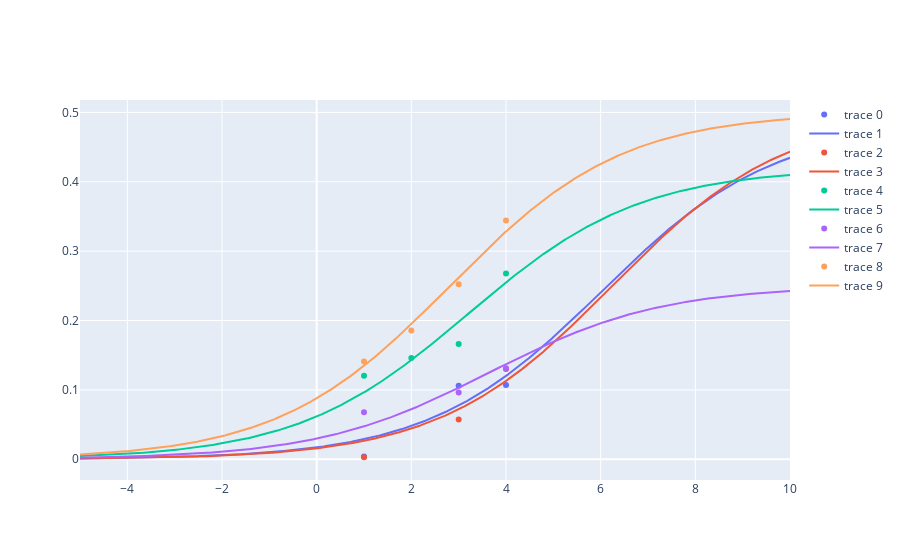

The notebook cell saved with this chart:
### Markdown cell above
## Plot fitted curves

### Code cell
fig=go.Figure()
for i, points in enumerate(zip(x,data)):
    x_line = np.linspace(-5,10,1000)
    y_fit = sigmoid_dataset(out.params, i, x_line)
    fig.add_trace(go.Scatter(x=points[0], y=points[1],mode='markers', line=dict(color=colors[i])))
    
    fig.add_trace(go.Scatter(x=x_line, y=y_fit,mode='lines',line=dict(color=colors[i])))
fig.write_image('/home/elatorre/Desktop/ARCH exploration/TET2_same_fitness_reg.png')
fig

### Figure 1 — Plotly figure (JSON) as saved in the notebook; plotly's stock layout.template omitted (floating-point values rounded to 4 significant figures; data arrays with more than 128 entries replaced by an {"elided": "..."} marker saying what was removed)
{"data": [{"line": {"color": "#636EFA"}, "mode": "markers", "type": "scatter", "x": [1, 3, 4], "y": [0.0041, 0.1061, 0.107]}, {"line": {"color": "#636EFA"}, "mode": "lines", "type": "scatter", "x": {"elided": "1000 float values"}, "y": {"elided": "1000 float values"}}, {"line": {"color": "#EF553B"}, "mode": "markers", "type": "scatter", "x": [1, 3, 4], "y": [0.0029, 0.0573, 0.1301]}, {"line": {"color": "#EF553B"}, "mode": "lines", "type": "scatter", "x": {"elided": "1000 float values"}, "y": {"elided": "1000 float values"}}, {"line": {"color": "#00CC96"}, "mode": "markers", "type": "scatter", "x": [1, 2, 3, 4], "y": [0.1205, 0.1459, 0.1661, 0.2677]}, {"line": {"color": "#00CC96"}, "mode": "lines", "type": "scatter", "x": {"elided": "1000 float values"}, "y": {"elided": "1000 float values"}}, {"line": {"color": "#AB63FA"}, "mode": "markers", "type": "scatter", "x": [1, 3, 4], "y": [0.0676, 0.0962, 0.1312]}, {"line": {"color": "#AB63FA"}, "mode": "lines", "type": "scatter", "x": {"elided": "1000 float values"}, "y": {"elided": "1000 float values"}}, {"line": {"color": "#FFA15A"}, "mode": "markers", "type": "scatter", "x": [1, 2, 3, 4], "y": [0.141, 0.1857, 0.2521, 0.3441]}, {"line": {"color": "#FFA15A"}, "mode": "lines", "type": "scatter", "x": {"elided": "1000 float values"}, "y": {"elided": "1000 float values"}}], "layout": {}}
